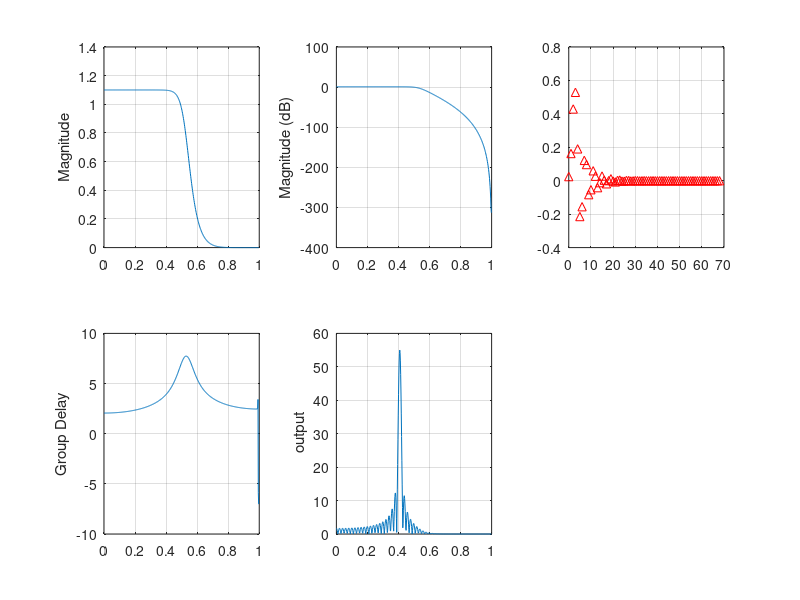

MATLAB code for this plot:
%Created on June 2016.

%@author: Soroosh Tayebi Arasteh <soroosh.arasteh@fau.de>
%https://github.com/starasteh
%%
clear all
clc
close all

%% Digital Filter Specifications
wp = 0.5*pi;            % digital Passband freq in Hz 
ws = 0.65*pi;            % digital Stopband freq in Hz 
Rp = 1.1103;                 % Passband ripple in dB 
As = 23.098;                % Stopband attenuation in dB

%% Analog Prototype Specifications: Inverse mapping for frequencies
T = 1;                         % Set T=1
Wp = (2/T)*tan(wp/2);          % Prototype Passband freq
Ws = (2/T)*tan(ws/2);          % Prototype Stopband freq

%% Analog Butterworth Prototype Filter Calculation
N = ceil((log10((10^(Rp/10)-1)/(10^(As/10)-1)))/(2*log10(Wp/Ws)));
fprintf('\n*** Butterworth Filter Order = %2.0f \n',N)
Wc = Wp/((10^(Rp/10)-1)^(1/(2*N)));

[z,p,k] = buttap(N);
p = p*Wc;
k = k*Wc^N;
B = real(poly(z));
bs = k*B;
as = real(poly(p));

%% Bilinear transformation
[b,a] = bilinear(bs,as,1/T);
b=b.*1.1;                    % ghablan baraye normal sazi bar 1.1 taghsim karde budim

%%
[H,w] = freqz(b,a);
grp = grpdelay(b,a,w);
subplot(231);plot(w/pi,abs(H));grid on;ylabel('Magnitude')
subplot(232);plot(w/pi,20*log10(abs(H) + eps));grid on;ylabel('Magnitude (dB)')
subplot(233);impz(b,a);grid on;
subplot(234);plot(w/pi,grp);grid on;ylabel('Group Delay')

%%

n=-50:50;
w0=5;            % For example
x=cos(w0*n);
k = 0:511; W = (pi/512)*k;
X = x*(exp(-1j*pi/512)) .^ (n'*k);     %DTFT
Y=X.*abs(H)';  
subplot(235);plot(W/pi,abs(Y));grid on;ylabel(' output')



